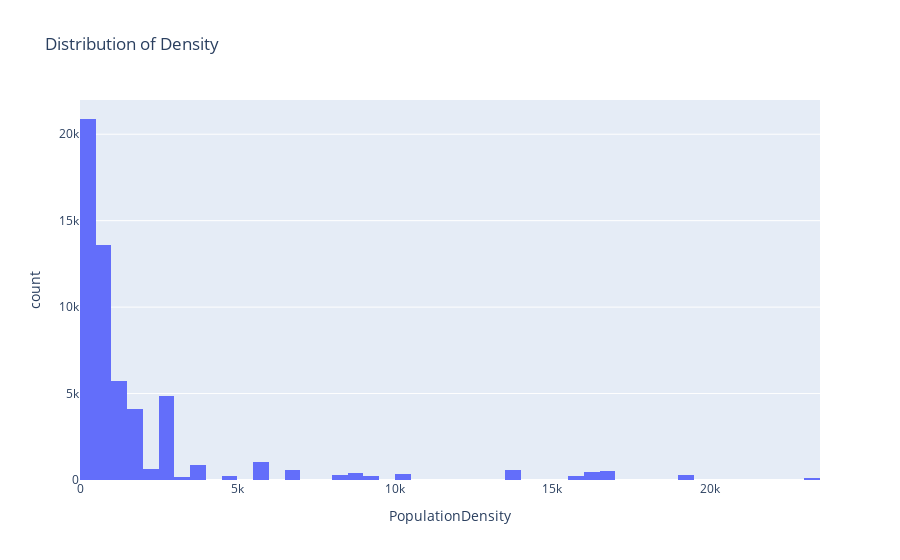

Source (notebook cell):
### Code cell
fig = px.histogram(model_data, x='PopulationDensity', nbins=50, title='Distribution of Density')
fig.show()

### Figure 1 — Plotly figure (JSON) as saved in the notebook; plotly's stock layout.template omitted (floating-point values rounded to 4 significant figures; data arrays with more than 128 entries replaced by an {"elided": "..."} marker saying what was removed)
{"data": [{"alignmentgroup": "True", "bingroup": "x", "hovertemplate": "PopulationDensity=%{x}<br>count=%{y}<extra></extra>", "legendgroup": "", "marker": {"color": "#636efa", "pattern": {"shape": ""}}, "name": "", "nbinsx": 50, "offsetgroup": "", "orientation": "v", "showlegend": false, "type": "histogram", "x": {"elided": "56221 int values"}, "xaxis": "x", "yaxis": "y"}], "layout": {"barmode": "relative", "legend": {"tracegroupgap": 0}, "title": {"text": "Distribution of Density"}, "xaxis": {"anchor": "y", "domain": [0, 1], "title": {"text": "PopulationDensity"}}, "yaxis": {"anchor": "x", "domain": [0, 1], "title": {"text": "count"}}}}
